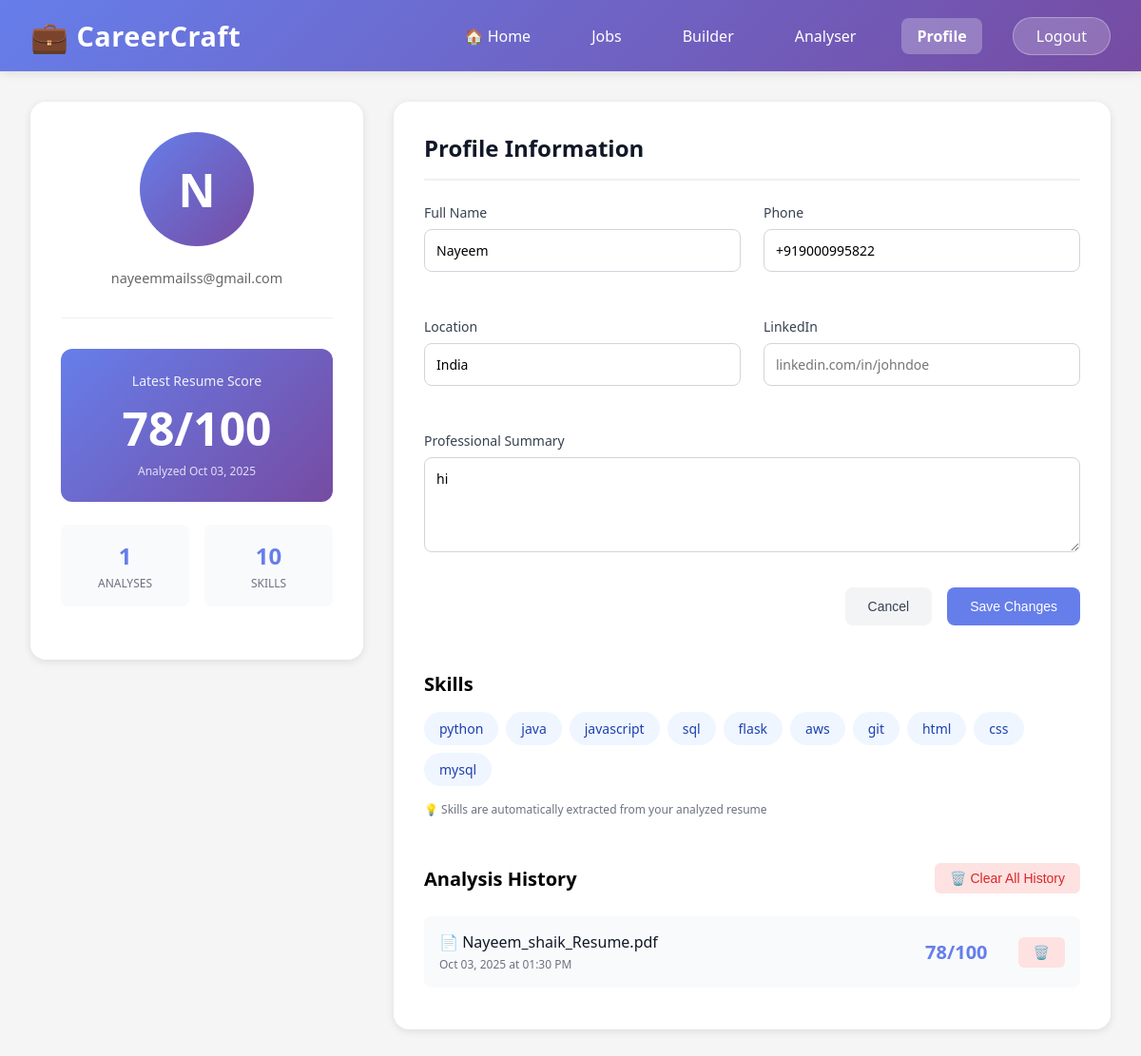
/user/profile (signed in), run on the app's committed database.
### app.py (models this page shows)
class ResumeAnalysis(db.Model):
    id = db.Column(db.Integer, primary_key=True)
    user_id = db.Column(db.Integer, db.ForeignKey('user.id'), nullable=False)
    filename = db.Column(db.String(200))
    score = db.Column(db.Integer)
    sections_found = db.Column(db.Text)  # JSON string
    skills_found = db.Column(db.Text)  # JSON string
    suggestions = db.Column(db.Text)  # JSON string
    word_count = db.Column(db.Integer)
    analyzed_at = db.Column(db.DateTime, default=datetime.utcnow)

class UserProfile(db.Model):
    id = db.Column(db.Integer, primary_key=True)
    user_id = db.Column(db.Integer, db.ForeignKey('user.id'), nullable=False, unique=True)
    full_name = db.Column(db.String(200))
    phone = db.Column(db.String(20))
    location = db.Column(db.String(200))
    linkedin = db.Column(db.String(200))
    summary = db.Column(db.Text)
    skills = db.Column(db.Text)  # JSON string
    education = db.Column(db.Text)  # JSON string
    experience = db.Column(db.Text)  # JSON string
    projects = db.Column(db.Text)  # JSON string
    updated_at = db.Column(db.DateTime, default=datetime.utcnow, onupdate=datetime.utcnow)

### app.py (the view, shortened to what this page needs)
@app.route('/<role>/profile', methods=['GET', 'POST'])
def profile(role):
    if 'user_id' not in session or session.get('user_role') != role:
        flash('Please login first.', 'warning')
        return redirect(url_for('login', role=role))
    user_id = session.get('user_id')
    profile_data = UserProfile.query.filter_by(user_id=user_id).first()
    latest_analysis = ResumeAnalysis.query.filter_by(user_id=user_id).order_by(ResumeAnalysis.analyzed_at.desc()).first()
    analysis_history = ResumeAnalysis.query.filter_by(user_id=user_id).order_by(ResumeAnalysis.analyzed_at.desc()).limit(5).all()
    skills = []
    if profile_data and profile_data.skills:
        try:
            skills = json.loads(profile_data.skills)
        except:
            skills = []
    return render_template('profile.html',
                         role=role,
                         email=session.get('user_email'),
                         active_page='profile',
                         profile=profile_data,
                         latest_analysis=latest_analysis,
                         analysis_history=analysis_history,
                         skills=skills)

### templates/profile.html (shortened to what this page needs)
{% extends "base_layout.html" %}
{% block content %}
<div class="profile-container">
    <div class="profile-sidebar">
        <div class="profile-avatar">
            {{ email[0].upper() if email else 'U' }}
        </div>
        <div class="profile-email">{{ email }}</div>
        {% if latest_analysis %}
        <div class="score-card">
            <div class="score-label">Latest Resume Score</div>
            <div class="score-value">{{ latest_analysis.score }}/100</div>
            <div class="score-date">
                Analyzed {{ latest_analysis.analyzed_at.strftime('%b %d, %Y') }}
            </div>
        </div>
        {% else %}
        <div class="no-score">
            <p>📊 No resume analyzed yet</p>
            <p style="margin-top: 0.5rem; font-size: 0.75rem;">Upload a resume in the Analyser to see your score</p>
        </div>
        {% endif %}
        <div class="stats-grid">
            <div class="stat-item">
                <div class="stat-value">{{ analysis_history|length }}</div>
                <div class="stat-label">Analyses</div>
            </div>
            <div class="stat-item">
                <div class="stat-value">{{ skills|length }}</div>
                <div class="stat-label">Skills</div>
            </div>
        </div>
    </div>
    <div class="profile-main">
        <div class="section-header">
            <h2 class="section-title">Profile Information</h2>
        </div>
        <form method="POST" action="{{ url_for('profile', role=role) }}">
            <div class="form-grid">
                <div class="form-group">
                    <label>Full Name</label>
                    <input type="text" name="full_name" value="{{ profile.full_name if profile else '' }}" placeholder="John Doe">
                </div>
                <div class="form-group">
                    <label>Phone</label>
                    <input type="tel" name="phone" value="{{ profile.phone if profile else '' }}" placeholder="+1 234 567 8900">
                </div>
            </div>
            <div class="form-grid">
                <div class="form-group">
                    <label>Location</label>
                    <input type="text" name="location" value="{{ profile.location if profile else '' }}" placeholder="New York, NY">
                </div>
                <div class="form-group">
                    <label>LinkedIn</label>
                    <input type="url" name="linkedin" value="{{ profile.linkedin if profile else '' }}" placeholder="linkedin.com/in/johndoe">
                </div>
            </div>
            <div class="form-group">
                <label>Professional Summary</label>
                <textarea name="summary" placeholder="Brief overview of your professional background and career goals...">{{ profile.summary if profile else '' }}</textarea>
            </div>
            <div class="form-actions">
                <button type="button" class="btn btn-secondary" onclick="location.reload()">Cancel</button>
                <button type="submit" class="btn btn-primary">Save Changes</button>
            </div>
        </form>
        {% if skills %}
        <div style="margin-top: 3rem;">
            <h3 style="font-size: 1.25rem; font-weight: 600; margin-bottom: 1rem;">Skills</h3>
            <div class="skills-container">
                {% for skill in skills %}
                <span class="skill-tag">{{ skill }}</span>
                {% endfor %}
            </div>
            <p style="margin-top: 1rem; font-size: 0.75rem; color: #6b7280;">
                💡 Skills are automatically extracted from your analyzed resume
            </p>
        </div>
        {% endif %}
        {% if analysis_history %}
        <div style="margin-top: 3rem;">
            <div style="display: flex; justify-content: space-between; align-items: center; margin-bottom: 1rem;">
                <h3 style="font-size: 1.25rem; font-weight: 600; margin: 0;">Analysis History</h3>
                <button class="delete-analysis-btn" onclick="deleteAllAnalysis()">🗑️ Clear All History</button>
            </div>
            <div class="history-list">
                {% for analysis in analysis_history %}
                <div class="history-item" id="analysis-{{ analysis.id }}">
                    <div class="history-info">
                        <div class="history-filename">📄 {{ analysis.filename }}</div>
                        <div class="history-date">{{ analysis.analyzed_at.strftime('%b %d, %Y at %I:%M %p') }}</div>
                    </div>
                    <div style="display: flex; align-items: center; gap: 1rem;">
                        <div class="history-score">{{ analysis.score }}/100</div>
                        <button class="delete-analysis-btn" onclick="deleteAnalysis({{ analysis.id }})">🗑️</button>
                    </div>
                </div>
                {% endfor %}
            </div>
        </div>
        {% else %}
        <div class="empty-state" style="margin-top: 3rem;">
            <div class="empty-state-icon">📊</div>
            <p>No analysis history yet</p>
            <p style="font-size: 0.875rem; margin-top: 0.5rem;">Upload your resume in the Analyser to get started</p>
        </div>
        {% endif %}
    </div>
</div>
{% endblock %}

### templates/base_layout.html (shortened to what this page needs)
<!DOCTYPE html>
<html lang="en">
<head>
</head>
<body>
    <header class="header">
        <div class="header-content">
            <div class="brand">
                <span class="brand-icon">💼</span>
                <span>CareerCraft</span>
            </div>
            <nav class="nav-links">
                <a href="{{ url_for('dashboard', role=role) }}" {% if active_page == 'dashboard' %}class="active"{% endif %}>🏠 Home</a>
                <a href="{{ url_for('jobs', role=role) }}" {% if active_page == 'jobs' %}class="active"{% endif %}>Jobs</a>
                <a href="{{ url_for('builder', role=role) }}" {% if active_page == 'builder' %}class="active"{% endif %}>Builder</a>
                <a href="{{ url_for('analyser', role=role) }}" {% if active_page == 'analyser' %}class="active"{% endif %}>Analyser</a>
                <a href="{{ url_for('profile', role=role) }}" {% if active_page == 'profile' %}class="active"{% endif %}>Profile</a>
                <a href="{{ url_for('logout') }}" class="logout-btn">Logout</a>
            </nav>
        </div>
    </header>
    <main class="main-content">
        {% block content %}{% endblock %}
    </main>
</body>
</html>

### templates/base_layout.html (style rules this page uses)
* { margin: 0; padding: 0; box-sizing: border-box; }
body { font-family: 'Segoe UI', Tahoma, Geneva, Verdana, sans-serif; background: #f5f5f5; min-height: 100vh; }
.header { background: linear-gradient(135deg, #667eea 0%, #764ba2 100%); color: white; padding: 1rem 2rem; box-shadow: 0 2px 10px rgba(0,0,0,0.1); position: sticky; top: 0; z-index: 1000; }
.header-content { max-width: 1400px; margin: 0 auto; display: flex; justify-content: space-between; align-items: center; }
.brand { font-size: 1.8rem; font-weight: 700; letter-spacing: 0.5px; display: flex; align-items: center; gap: 0.5rem; }
.brand-icon { font-size: 2rem; }
.nav-links { display: flex; gap: 2rem; align-items: center; }
.nav-links a { color: white; text-decoration: none; font-size: 1rem; font-weight: 500; padding: 0.5rem 1rem; border-radius: 8px; transition: all 0.3s ease; position: relative; }
.nav-links a.active { background: rgba(255,255,255,0.25); font-weight: 600; }
.nav-links a::after { content: ''; position: absolute; bottom: 0; left: 50%; transform: translateX(-50%); width: 0; height: 2px; background: white; transition: width 0.3s ease; }
.logout-btn { background: rgba(255,255,255,0.2); border: 1px solid rgba(255,255,255,0.3); padding: 0.5rem 1.5rem !important; border-radius: 20px !important; }
.main-content { max-width: 1400px; margin: 0 auto; padding: 2rem; }

### data on the page
ResumeAnalysis: score "78", analyzed_at "Oct 03, 2025", filename "Nayeem_shaik_Resume.pdf", analyzed_at "Oct 03, 2025 at 01:30 PM"
UserProfile: full_name "Nayeem", phone "+919000995822", location "India", summary "hi"

### other printed values
{{ email[0].upper() if email else 'U' }} "N"
{{ email }} "nayeemmailss@gmail.com"
{{ analysis_history|length }} "1"
{{ skills|length }} "10"
{{ skill }} "python" "java" "javascript" "sql" "flask" "aws" "git" "html" "css" "mysql"
